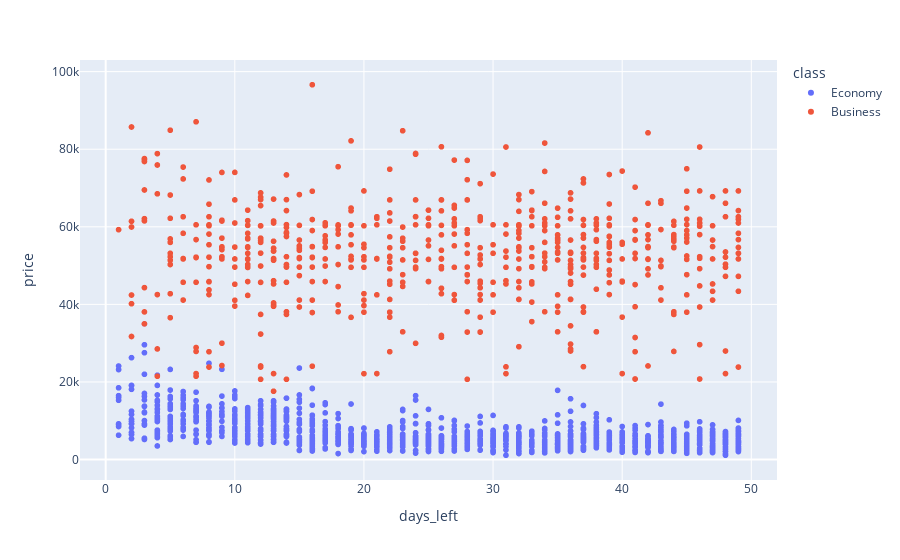

Write notebook code for a chart like this one.
### Code cell
if SIMPLIFIED_PLOTS:
    fig = px.scatter(df_raw_sample, x="days_left", y="price", color="class")
else: 
    fig = px.scatter(df_raw, x="days_left", y="price", color="class", marginal_y="violin", marginal_x="box", trendline="ols", template="simple_white")
fig.show()

### Figure 1 — Plotly figure (JSON) as saved in the notebook; plotly's stock layout.template omitted (floating-point values rounded to 4 significant figures; data arrays with more than 128 entries replaced by an {"elided": "..."} marker saying what was removed)
{"data": [{"hovertemplate": "class=Economy<br>days_left=%{x}<br>price=%{y}<extra></extra>", "legendgroup": "Economy", "marker": {"color": "#636efa", "symbol": "circle"}, "mode": "markers", "name": "Economy", "showlegend": true, "type": "scattergl", "x": {"elided": "1384 int values"}, "xaxis": "x", "y": {"elided": "1384 int values"}, "yaxis": "y"}, {"hovertemplate": "class=Business<br>days_left=%{x}<br>price=%{y}<extra></extra>", "legendgroup": "Business", "marker": {"color": "#EF553B", "symbol": "circle"}, "mode": "markers", "name": "Business", "showlegend": true, "type": "scattergl", "x": {"elided": "616 int values"}, "xaxis": "x", "y": {"elided": "616 int values"}, "yaxis": "y"}], "layout": {"legend": {"title": {"text": "class"}, "tracegroupgap": 0}, "margin": {"t": 60}, "xaxis": {"anchor": "y", "domain": [0, 1], "title": {"text": "days_left"}}, "yaxis": {"anchor": "x", "domain": [0, 1], "title": {"text": "price"}}}}
